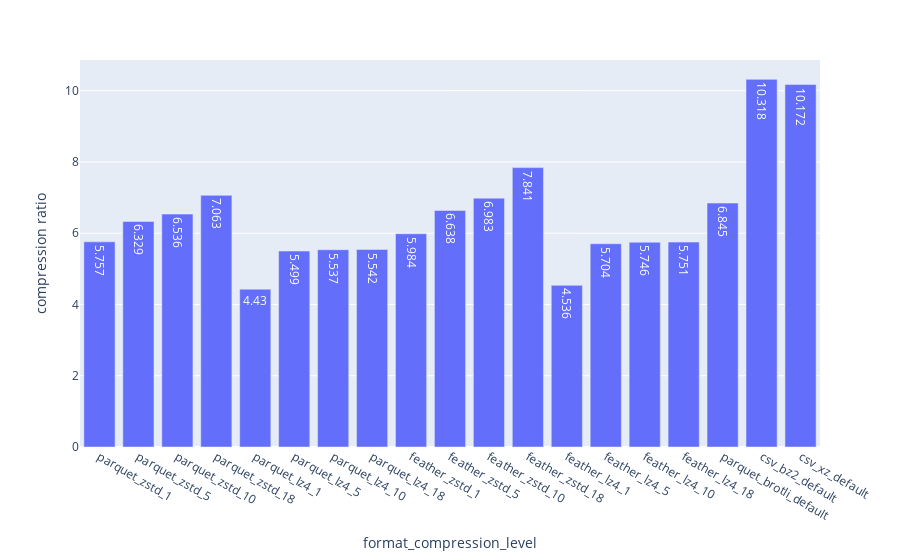

Write notebook code for a chart like this one.
### Code cell
fig = px.bar(df_interesting_levels, x="method_compression_with_level", y="comp_ratio", text_auto=True,
             labels={"comp_ratio": "compression ratio",
                     "method_compression_with_level": "format_compression_level"},)
fig.show()
fig.write_image("./plots_date/pandas_ff_bar_comp_ratio_feather.svg")

### Figure 1 — Plotly figure (JSON) as saved in the notebook; plotly's stock layout.template omitted (floating-point values rounded to 4 significant figures)
{"data": [{"alignmentgroup": "True", "hovertemplate": "format_compression_level=%{x}<br>compression ratio=%{y}<extra></extra>", "legendgroup": "", "marker": {"color": "#636efa", "pattern": {"shape": ""}}, "name": "", "offsetgroup": "", "orientation": "v", "showlegend": false, "textposition": "auto", "texttemplate": "%{y}", "type": "bar", "x": ["parquet_zstd_1", "parquet_zstd_5", "parquet_zstd_10", "parquet_zstd_18", "parquet_lz4_1", "parquet_lz4_5", "parquet_lz4_10", "parquet_lz4_18", "feather_zstd_1", "feather_zstd_5", "feather_zstd_10", "feather_zstd_18", "feather_lz4_1", "feather_lz4_5", "feather_lz4_10", "feather_lz4_18", "parquet_brotli_default", "csv_bz2_default", "csv_xz_default"], "xaxis": "x", "y": [5.757, 6.329, 6.536, 7.063, 4.43, 5.499, 5.537, 5.542, 5.984, 6.638, 6.983, 7.841, 4.536, 5.704, 5.746, 5.751, 6.845, 10.32, 10.17], "yaxis": "y"}], "layout": {"barmode": "relative", "legend": {"tracegroupgap": 0}, "margin": {"t": 60}, "xaxis": {"anchor": "y", "domain": [0, 1], "title": {"text": "format_compression_level"}}, "yaxis": {"anchor": "x", "domain": [0, 1], "title": {"text": "compression ratio"}}}}
